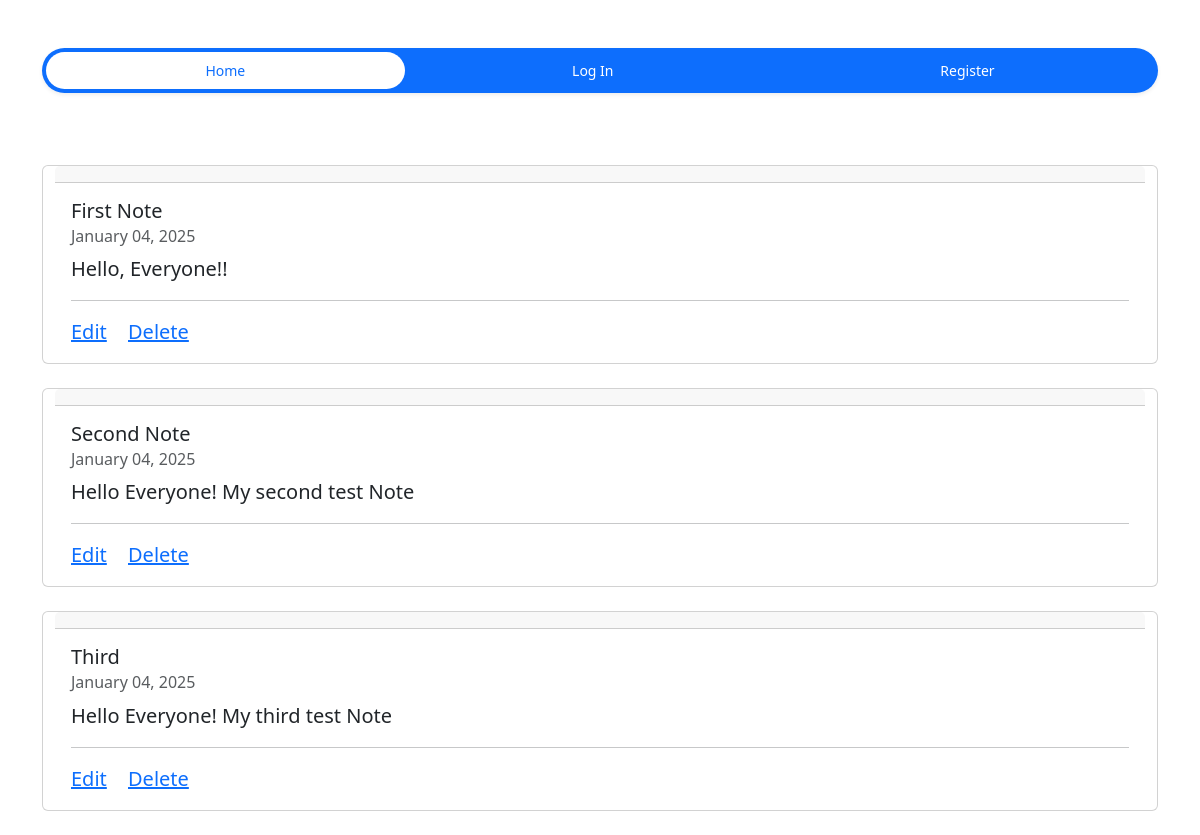
The page / on the database its author committed.
### notes/models.py (models this page shows, shortened)
class Notes(models.Model):
    author = models.ForeignKey(User, on_delete=models.CASCADE)
    title = models.CharField(max_length=100)
    content = models.TextField()
    date_posted = models.DateTimeField(default=timezone.now)

### notes/views.py (the view)
# urls.py: path('', views.home, name='home'),
def home(request):
    context = {
        'notes': Notes.objects.all()
        }
    return render(request, 'notes/home.html', context )

### notes/templates/notes/home.html
{% extends 'notes/base.html' %}
{% block content%}
<br><br>
<br>
{% for note in notes %}
<div class="card container">
    <div class="card-header">
    </div>
    <div class="card-body">
      <blockquote class="blockquote mb-0">
        <h5 class="card-title">{{note.title}}</h5>
        <h6 class="card-subtitle mb-2 text-body-secondary">{{ note.date_posted|date:"F d, Y" }}</h6>
        <p class="card-text">{{note.content}}</p>
         <hr>
        <a href="#" class="card-link">Edit</a>
      <a href="#" class="card-link">Delete</a>
      </blockquote>
    </div>
  </div>
  <br>
  {% endfor %}
{% endblock content%}

### notes/templates/notes/base.html (shortened to what this page needs)
{% load static %}
<!DOCTYPE html>
<html lang="en">
<head>
    <link href="https://cdn.jsdelivr.net/npm/bootstrap@5.3.3/dist/css/bootstrap.min.css" rel="stylesheet">
</head>
<body>
<header class="site-header">
    <div class="container">
        <br> <br>
        <ul class="nav nav-pills nav-fill gap-2 p-1 small bg-primary rounded-5 shadow-sm" id="pillNav2" role="tablist" style="--bs-nav-link-color: var(--bs-white); --bs-nav-pills-link-active-color: var(--bs-primary); --bs-nav-pills-link-active-bg: var(--bs-white);">
            <li class="nav-item" role="presentation">
                <a class="nav-link rounded-5 {% if request.resolver_match.url_name == 'home' %}active{% endif %}" id="home-tab2" href="{% url 'home' %}" role="tab" aria-selected="true">Home</a>
            </li>
            {% if user.is_authenticated %}
            <li class="nav-item" role="presentation">
                <a class="nav-link rounded-5 {% if request.resolver_match.url_name == 'profile' %}active{% endif %}" id="profile-tab2" href="{% url 'profile' %}" role="tab" aria-selected="false">Profile</a>
            </li>
            <li class="nav-item" role="presentation">
                <a class="nav-link rounded-5 {% if request.resolver_match.url_name == 'logout' %}active{% endif %}" id="contact-tab2" href="{% url 'logout' %}" role="tab" aria-selected="false">Logout</a>
            </li>
            {% else %}
            <li class="nav-item" role="presentation">
                <a class="nav-link rounded-5 {% if request.resolver_match.url_name == 'login' %}active{% endif %}" id="contact-tab2" href="{% url 'login' %}" role="tab" aria-selected="false">Log In</a>
            </li>
            <li class="nav-item" role="presentation">
                <a class="nav-link rounded-5 {% if request.resolver_match.url_name == 'register' %}active{% endif %}" id="contact-tab2" href="{% url 'register' %}" role="tab" aria-selected="false">Register</a>
            </li>
            {% endif %}
        </ul>
    </div>
</header>
<div class="container">
{% block content %}
{% endblock %}
</body>
</html>

### rows shown on the page
Notes: title "First Note", date_posted "January 04, 2025", content "Hello, Everyone!!"
Notes: title "Second Note", date_posted "January 04, 2025", content "Hello Everyone! My second test Note"
Notes: title "Third", date_posted "January 04, 2025", content "Hello Everyone! My third test Note"
